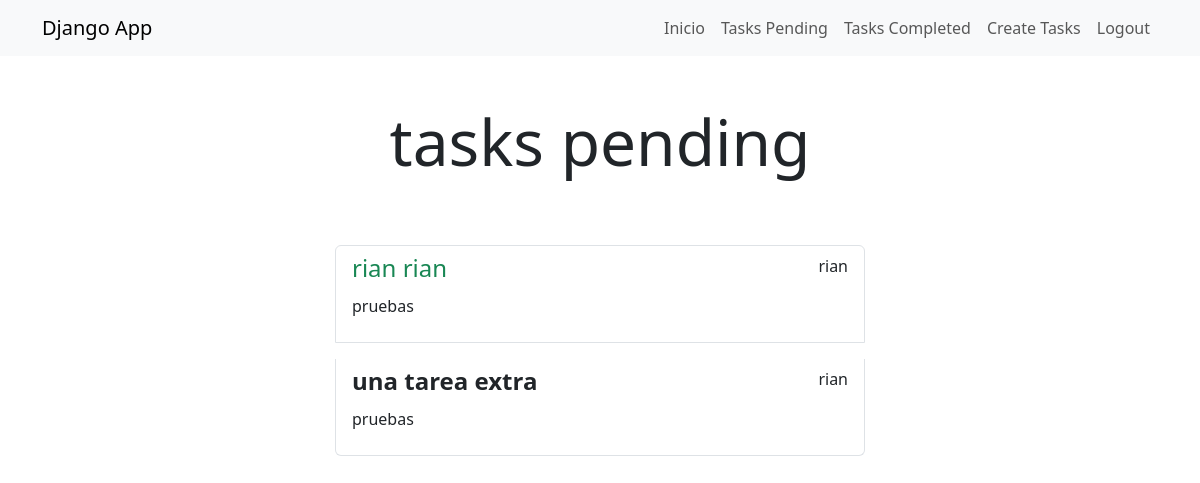
Page /tasks/ (signed in) on the earlier database version.
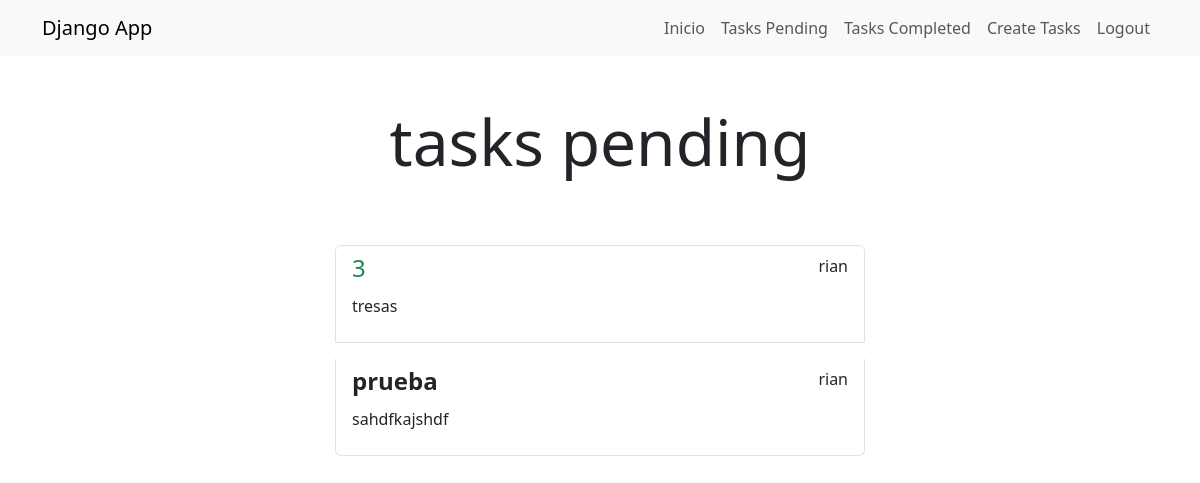
Same page on the later database version.
### tasks/models.py (models this page shows, shortened)
class Task(models.Model):
    title = models.CharField(max_length=100)
    description = models.TextField(blank=True)
    created = models.DateTimeField(auto_now_add=True)
    datecompleted = models.DateTimeField(null=True, blank=True)
    important = models.BooleanField(default=False)
    user = models.ForeignKey(User, on_delete=models.CASCADE)

### tasks/views.py (the view)
# urls.py: path('tasks/', views.tasks, name='tasks'),
@login_required
def tasks(request):
    tasks = Task.objects.filter(user=request.user, datecompleted__isnull=True)
    return render(request, 'tasks.html', {'tasks': tasks})

### tasks/templates/tasks.html (shortened to what this page needs)
{% extends 'base.html' %}
{% block content %}
<main class="container">
    <div class="row">
        <div class="col-md-6 offset-md-3">
            <h1 class="text-center display-3 py-5">tasks pending</h1>
            <ul class="list-group">
                {% for task in tasks %}
                <a class="list-group-item m-2" href="{% url 'detail' task.id %}">
                   <header class="d-flex justify-content-between">
                        {% if task.important %}
                        <h4 class="text-success">{{task.title}}</h4>
                        {% else %}
                        <h4 class="fw-bold">{{task.title}}</h4>
                        {% endif %}
                        <p>{{task.user.username}}</p>
                   </header>
                    <p>{{task.description}}</p>
                </a>
                {% endfor %}
            </ul>
        </div>
    </div>
</main>
{% endblock %}

### tasks/templates/base.html (shortened to what this page needs)
<!doctype html>
<html lang="en">
<head>
    <link rel="stylesheet" href="https://cdn.jsdelivr.net/npm/bootstrap@5.3.2/dist/css/bootstrap.min.css">
</head>
<body>
<nav class="navbar navbar-expand-lg bg-body-tertiary">
  <div class="container">
    <a class="navbar-brand" href="/">Django App</a>
    <div class="collapse navbar-collapse" id="navbarNav">
      <ul class="navbar-nav ms-auto">
         <li class="nav-item">
                <a class="nav-link" href="/">Inicio</a>
            </li>
            {% if user.is_authenticated %}
            <li class="nav-item">
                <a class="nav-link" href="{% url 'tasks' %}">Tasks Pending</a>
            </li>
            <li class="nav-item">
                <a class="nav-link" href="{% url 'task_completed' %}">Tasks Completed</a>
            </li>
            <li class="nav-item">
                <a class="nav-link" href="/tasks/create">Create Tasks</a>
            </li>
            <li class="nav-item">
                <a class="nav-link" href="/logout">Logout</a>
            </li>
            {% endif %}
      </ul>
    </div>
  </div>
</nav>
    {% block content %}
    {% endblock %}
</body>
</html>

Differences in the rows shown:
removed Task: title "rian rian", user.username "rian", description "pruebas"
removed Task: title "una tarea extra", user.username "rian", description "pruebas"
added Task: title "3", user.username "rian", description "tresas"
added Task: title "prueba", user.username "rian", description "sahdfkajshdf"
